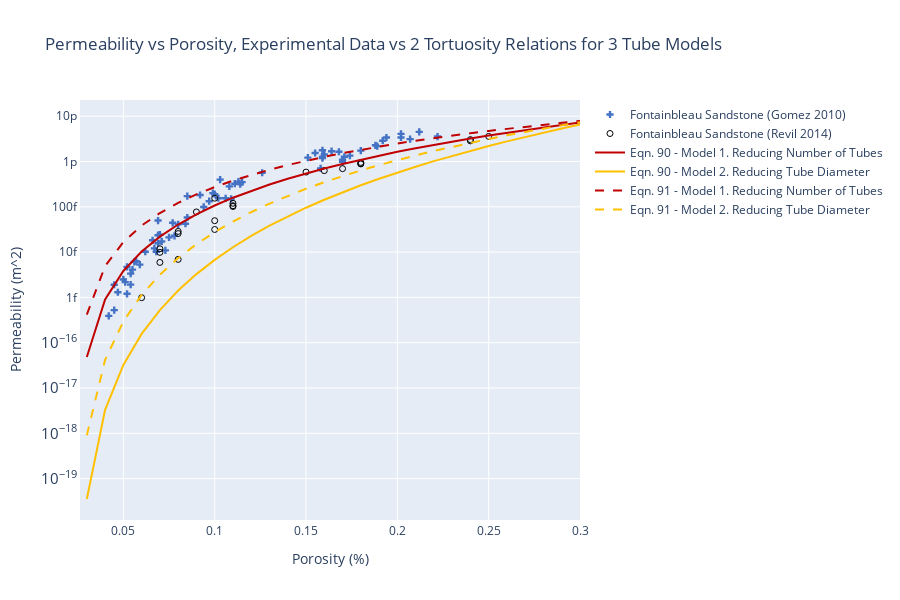

The cell this chart's notebook holds for it:
### Markdown cell above
> *Figure 2.12: Two different tortuosity models, Eqn 88 & 89, applied to the three methods of varying the permeability vs porosity models; 1. Reducing the number of tubes, 2. Reducing the radius of tubes, and 3. Increasing the radius of kernels. Compared to two set of experimental data on Fontainbleau sandstones (cite here)*

The results shown in Fig 2.12 above indicate that both equations produce similar results. Model 3, the shrinking pipes, shows the most similar trend, although the fit is far better at high porosity than low porosity.

A common approach is to assume the tortuosity becomes infinite at some small percolation porosity $\phi_p$. Equations 88 and 89 become

$$\tau_1 = 0.472 \cdot (\phi - \phi_p)^{-1.2}$$

and

$$\tau_2 = 0.462 \cdot (1 + (\phi - \phi_p)^{-1})$$

### Code cell
import plotly.graph_objects as go
import os
import pandas as pd
import numpy as np
from plotly import tools

# setup paths and filename
dirpath = os.getcwd()
datapath = dirpath + '\\data\\'
revilname = 'data\\revildata.csv'
gomezname = 'data\\gomez.csv'

T=2.0
A=np.power(10.0,-6)
N=50
b=3.09*np.power(10.0,-5)
pi=3.14159
perc=0.025
# setup porosity as a range from 0.03 to 0.3
i=np.arange(3,31)
por_i=i/100

# Torosity Model 1
inpor1=por_i-perc
T1=0.472 * np.power(inpor1,-1.2)
# setup case A
N_i1 = (por_i * A)/(b*b*pi*T1)
permA1 = ((pi*np.power(b,4))/(8*T1*A))*N_i1
# setup case B
innerB1 = (por_i * A)/(N*pi*T1)
r_B1 = np.sqrt(innerB1)
permB1 = ((N*pi)/(8*A*T1))*np.power(r_B1,4)
# setup case C
innerC1 = (1-((por_i * A)/(N*pi*T1*b*b)))
r_C1 = np.sqrt(innerC1)
r_C21=r_C1*r_C1
p11=1-r_C21
p21=p11*(1+ r_C21 + p11/np.log(r_C1))
permC1 = ((N*pi)/(8*A*T1))*np.power(b,4)*p21

# Torosity Model 2
T2=0.461 *(1+ np.power(inpor1,-1))
# setup case A
N_i2 = (por_i * A)/(b*b*pi*T2)
permA2 = ((pi*np.power(b,4))/(8*T2*A))*N_i2
# setup case B
innerB2 = (por_i * A)/(N*pi*T2)
r_B2 = np.sqrt(innerB2)
permB2 = ((N*pi)/(8*A*T2))*np.power(r_B2,4)
# setup case C
innerC2 = (1-((por_i * A)/(N*pi*T2*b*b)))
r_C2 = np.sqrt(innerC2)
r_C22= np.power(r_C2,2)
p12=1-r_C22
p22=p12*(1+ r_C22 + p12/np.log(r_C2))
permC2 = ((N*pi)/(8*A*T2))*np.power(b,4)*p22

#read in experimental data
df_revil = pd.read_csv(revilname)
df_revil_por = df_revil['porosity']
df_revil_perm = df_revil['perm']
df_gomez = pd.read_csv(gomezname)
df_gomez_por = df_gomez['porosity']
df_gomez_perm = df_gomez['perm']
# convert to numpy
np_revil_por = df_revil_por.values
np_revil_perm = df_revil_perm.values
np_gomez_por = df_gomez_por.values
np_gomez_perm = df_gomez_perm.values

# Setup the Colours
blue = 'rgb(68, 114, 196)'    # Velocity
black = 'rgb(0,0,0)'          # V=1.0 m/s
red = 'rgb(192, 0, 0)'        # r at V=1.0m/s
yellow = 'rgb(255, 192, 0)'   # N=3, length to radius ratio
brown = 'rgb(210,105,30)'     # N=100

# setup lines
line0 = dict( # Pressure Line
    color = (red),
    width = 2
)
line1 = dict( # V=1m/s
    color = (yellow),
    width = 2
)
line2 = dict(
    color = (brown),
    width = 2
)
line5 = dict( # Pressure Line
    color = (red),
    width = 2,
    dash = 'dash'
)
line6 = dict( # V=1m/s
    color = (yellow),
    width = 2,
    dash = 'dash'
)
line7 = dict(
    color = (brown),
    width = 2,
    dash = 'dash'
)

# setup markers
marker3 = dict(
    color = (blue),
    symbol = 'cross'
)
marker4 = dict(
    color = (black),
    symbol = 'circle-open'
)


# setup traces
trace0 = go.Scatter(
    y = permA1,
    x = por_i,
    mode = 'lines',
    name = 'Eqn. 90 - Model 1. Reducing Number of Tubes',
    line = line0
)
trace1 = go.Scatter(
    y = permB1,
    x = por_i,
    mode = 'lines',
    name = 'Eqn. 90 - Model 2. Reducing Tube Diameter',
    line = line1
)
trace2 = go.Scatter(
    y = permC1,
    x = por_i,
    mode = 'lines',
    name = 'Eqn. 90 - Model 3. Increasing Kernel Diameter',
    line = line2
)

trace5 = go.Scatter(
    y = permA2,
    x = por_i,
    mode = 'lines',
    name = 'Eqn. 91 - Model 1. Reducing Number of Tubes',
    line = line5
)
trace6 = go.Scatter(
    y = permB2,
    x = por_i,
    mode = 'lines',
    name = 'Eqn. 91 - Model 2. Reducing Tube Diameter',
    line = line6
)
trace7 = go.Scatter(
    y = permC2,
    x = por_i,
    mode = 'lines',
    name = 'Eqn. 91 - Model 3. Increasing Kernel Diameter',
    line = line7
)
trace8 = go.Scatter(
    y = np_revil_perm,
    x = np_revil_por,
    mode = 'markers',
    name = 'Fontainbleau Sandstone (Gomez 2010)',
    marker = marker3
)
trace9 = go.Scatter(
    y = np_gomez_perm,
    x = np_gomez_por,
    mode = 'markers',
    name = 'Fontainbleau Sandstone (Revil 2014)',
    marker = marker4
)

data = [trace8, trace9, trace0, trace1, trace5, trace6]

# setup the chart layout
layout = go.Layout(
    title = 'Permeability vs Porosity, Experimental Data vs 2 Tortuosity Relations for 3 Tube Models',
    height=600,
    yaxis=dict(
        title='Permeability (m^2)',
        type='log',
        showline=True,
        autorange=True
    ),
    xaxis=dict(
        title='Porosity (%)',
        showline=True,
        autorange=True
    )
)
fig = go.Figure(data=data, layout=layout)
fig.show()

### Figure 1 — Plotly figure (JSON) as saved in the notebook; plotly's stock layout.template omitted (floating-point values rounded to 4 significant figures)
{"data": [{"marker": {"color": "rgb(68, 114, 196)", "symbol": "cross"}, "mode": "markers", "name": "Fontainbleau Sandstone (Gomez 2010)", "type": "scatter", "x": [0.066, 0.054, 0.057, 0.075, 0.069, 0.05, 0.106, 0.102, 0.097, 0.068, 0.202, 0.067, 0.222, 0.073, 0.084, 0.078, 0.085, 0.085, 0.168, 0.164, 0.159, 0.155, 0.151, 0.207, 0.212, 0.174, 0.17, 0.158, 0.1, 0.159, 0.159, 0.17, 0.045, 0.07, 0.092, 0.109, 0.069, 0.069, 0.18, 0.188, 0.189, 0.194, 0.052, 0.047, 0.059, 0.108, 0.103, 0.099, 0.056, 0.052, 0.08, 0.111, 0.113, 0.062, 0.094, 0.202, 0.045, 0.055, 0.16, 0.051, 0.114, 0.077, 0.171, 0.115, 0.192, 0.054, 0.126, 0.042, 0.071], "y": [1.82e-14, 3.35e-15, 6.3e-15, 2.11e-14, 4.97e-14, 2.49e-15, 1.54e-13, 1.55e-13, 1.33e-13, 1.02e-14, 3.4e-12, 1.21e-14, 3.56e-12, 1.09e-14, 4.23e-14, 2.29e-14, 5.81e-14, 1.72e-13, 1.64e-12, 1.69e-12, 1.77e-12, 1.54e-12, 1.22e-12, 3.12e-12, 4.52e-12, 1.35e-12, 9.81e-13, 7.02e-13, 1.9e-13, 1.28e-12, 1.19e-12, 1.09e-12, 1.9e-15, 2.42e-14, 1.82e-13, 1.49e-13, 1.57e-14, 2.36e-14, 1.74e-12, 2.28e-12, 2.18e-12, 3.39e-12, 1.2e-15, 1.3e-15, 5.3e-15, 2.82e-13, 3.99e-13, 2e-13, 6.1e-15, 4.7e-15, 4.1e-14, 3.24e-13, 3.59e-13, 1.02e-14, 9.92e-14, 4.08e-12, 5.24e-16, 4.1e-15, 1.43e-12, 2.17e-15, 3.16e-13, 4.44e-14, 1.27e-12, 3.5e-13, 2.88e-12, 1.91e-15, 5.64e-13, 3.91e-16, 1.72e-14]}, {"marker": {"color": "rgb(0,0,0)", "symbol": "circle-open"}, "mode": "markers", "name": "Fontainbleau Sandstone (Revil 2014)", "type": "scatter", "x": [0.07, 0.07, 0.07, 0.08, 0.1, 0.08, 0.11, 0.11, 0.09, 0.11, 0.1, 0.08, 0.15, 0.17, 0.16, 0.18, 0.18, 0.18, 0.25, 0.24, 0.24, 0.06, 0.1], "y": [9.869e-15, 5.922e-15, 1.184e-14, 6.908e-15, 4.935e-14, 2.566e-14, 1.017e-13, 1.056e-13, 7.698e-14, 1.194e-13, 1.549e-13, 2.862e-14, 5.843e-13, 6.948e-13, 6.287e-13, 9.001e-13, 9.524e-13, 8.843e-13, 3.583e-12, 2.856e-12, 3.039e-12, 9.869e-16, 3.158e-14]}, {"line": {"color": "rgb(192, 0, 0)", "width": 2}, "mode": "lines", "name": "Eqn. 90 - Model 1. Reducing Number of Tubes", "type": "scatter", "x": [0.03, 0.04, 0.05, 0.06, 0.07, 0.08, 0.09, 0.1, 0.11, 0.12, 0.13, 0.14, 0.15, 0.16, 0.17, 0.18, 0.19, 0.2, 0.21, 0.22, 0.23, 0.24, 0.25, 0.26, 0.27, 0.28, 0.29, 0.3], "y": [4.826e-17, 8.987e-16, 3.828e-15, 1.03e-14, 2.197e-14, 4.064e-14, 6.826e-14, 1.069e-13, 1.588e-13, 2.263e-13, 3.117e-13, 4.176e-13, 5.465e-13, 7.012e-13, 8.845e-13, 1.099e-12, 1.348e-12, 1.634e-12, 1.961e-12, 2.33e-12, 2.747e-12, 3.214e-12, 3.734e-12, 4.31e-12, 4.947e-12, 5.647e-12, 6.414e-12, 7.252e-12]}, {"line": {"color": "rgb(255, 192, 0)", "width": 2}, "mode": "lines", "name": "Eqn. 90 - Model 2. Reducing Tube Diameter", "type": "scatter", "x": [0.03, 0.04, 0.05, 0.06, 0.07, 0.08, 0.09, 0.1, 0.11, 0.12, 0.13, 0.14, 0.15, 0.16, 0.17, 0.18, 0.19, 0.2, 0.21, 0.22, 0.23, 0.24, 0.25, 0.26, 0.27, 0.28, 0.29, 0.3], "y": [3.544e-20, 3.289e-18, 3.232e-17, 1.563e-16, 5.257e-16, 1.414e-15, 3.265e-15, 6.748e-15, 1.281e-14, 2.276e-14, 3.829e-14, 6.162e-14, 9.55e-14, 1.434e-13, 2.093e-13, 2.983e-13, 4.163e-13, 5.701e-13, 7.678e-13, 1.018e-12, 1.333e-12, 1.723e-12, 2.201e-12, 2.785e-12, 3.489e-12, 4.333e-12, 5.339e-12, 6.528e-12]}, {"line": {"color": "rgb(192, 0, 0)", "dash": "dash", "width": 2}, "mode": "lines", "name": "Eqn. 91 - Model 1. Reducing Number of Tubes", "type": "scatter", "x": [0.03, 0.04, 0.05, 0.06, 0.07, 0.08, 0.09, 0.1, 0.11, 0.12, 0.13, 0.14, 0.15, 0.16, 0.17, 0.18, 0.19, 0.2, 0.21, 0.22, 0.23, 0.24, 0.25, 0.26, 0.27, 0.28, 0.29, 0.3], "y": [4.17e-16, 4.906e-15, 1.67e-14, 3.853e-14, 7.29e-14, 1.221e-13, 1.883e-13, 2.734e-13, 3.791e-13, 5.073e-13, 6.592e-13, 8.364e-13, 1.04e-12, 1.271e-12, 1.531e-12, 1.821e-12, 2.14e-12, 2.491e-12, 2.874e-12, 3.29e-12, 3.738e-12, 4.22e-12, 4.737e-12, 5.287e-12, 5.872e-12, 6.492e-12, 7.147e-12, 7.838e-12]}, {"line": {"color": "rgb(255, 192, 0)", "dash": "dash", "width": 2}, "mode": "lines", "name": "Eqn. 91 - Model 2. Reducing Tube Diameter", "type": "scatter", "x": [0.03, 0.04, 0.05, 0.06, 0.07, 0.08, 0.09, 0.1, 0.11, 0.12, 0.13, 0.14, 0.15, 0.16, 0.17, 0.18, 0.19, 0.2, 0.21, 0.22, 0.23, 0.24, 0.25, 0.26, 0.27, 0.28, 0.29, 0.3], "y": [9.002e-19, 4.195e-17, 2.946e-16, 1.131e-15, 3.178e-15, 7.365e-15, 1.496e-14, 2.758e-14, 4.725e-14, 7.638e-14, 1.178e-13, 1.747e-13, 2.507e-13, 3.499e-13, 4.767e-13, 6.36e-13, 8.33e-13, 1.073e-12, 1.363e-12, 1.708e-12, 2.116e-12, 2.592e-12, 3.146e-12, 3.783e-12, 4.512e-12, 5.342e-12, 6.28e-12, 7.335e-12]}], "layout": {"height": 600, "title": {"text": "Permeability vs Porosity, Experimental Data vs 2 Tortuosity Relations for 3 Tube Models"}, "xaxis": {"autorange": true, "showline": true, "title": {"text": "Porosity (%)"}}, "yaxis": {"autorange": true, "showline": true, "title": {"text": "Permeability (m^2)"}, "type": "log"}}}
